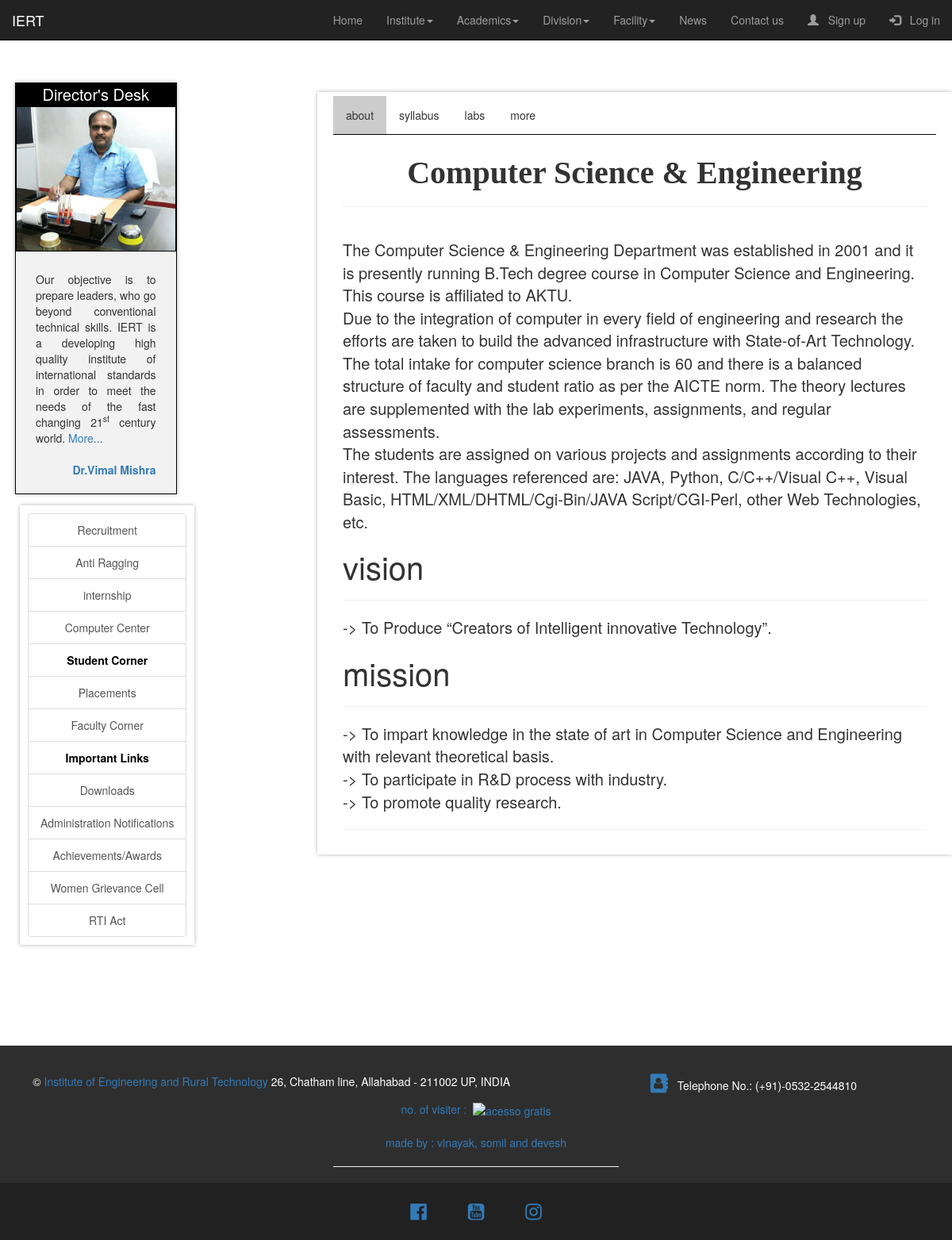
The page /Computer_science_and_engg on the database its author committed.
### home/models.py (models this page shows, shortened)
class degree_detail(models.Model):
    branch=models.CharField(max_length=300)
    branch_imformation=models.TextField(null=True,blank=True)
    branch_vision=models.TextField(null=True,blank=True)
    branch_lab=models.TextField(null=True,blank=True)
    branch_syllabus=models.TextField(null=True,blank=True)
    branch_mission=models.TextField(null=True,blank=True)

### home/views.py (the view)
# urls.py: path('Computer_science_and_engg',views.Computer_science_and_engg,name='Computer_science_and_engg'),
def Computer_science_and_engg(request):
    a='Computer Science & Engineering'
    teacher = facultys.objects.all().filter(branch=a)
    notices = notice_board.objects.filter(branch=a)
    bra = degree_detail.objects.filter(branch='Computer Science & Engineering')
    bd={
         "title":"Computer science and engg",
         "notice":notices,
         "teacher":teacher,
         "bra":bra,
    }
    return render(request,"home/degree_division.html",bd)

### home/templates/home/degree_division.html (shortened to what this page needs)
{% extends "home/index.html" %}
{% block start %}
  <div class="col-md-8 rest">
    <div class="tab">
     <button class="tablinks" onclick="openTab(event, 'about')"  id="defaultOpen" >about</button>
     <button class="tablinks" onclick="openTab(event, 'syllabus')">syllabus</button>
     <button class="tablinks" onclick="openTab(event, 'labs')">labs</button>
     <button class="tablinks" onclick="openTab(event, 'more')">more</button>
    </div>
  <div id="about" class="tabcontent">
    {% for i in bra %}
    {% if i.branch %}
    <h1 class="dtitle" style="font-size: 4rem ; font-family: serif; font-weight: bold; text-align: center;">{{i.branch}}</h1>
    {% else %}
    <h1 class="dtitle" style="font-size: 4rem ; font-family: serif; font-weight: bold; text-align: center;">not available</h1>
    {% endif %}
    <hr/>
    <br/>
    {% if i.branch_imformation %}
    <div style="font-size: 2rem ;">{{i.branch_imformation|safe}}</div>
    {% endif %}
    {% if i.branch_vision %}
    <h2 style="font-size: 4rem ;">vision</h2>
    <hr/>
    <div style="font-size: 2rem ;">{{i.branch_vision|safe}}</div>
    {% endif %}
    {% if i.branch_mission %}
    <h2 style="font-size: 4rem ;">mission</h2>
    <hr/>
    <div style="font-size: 2rem ;">{{i.branch_mission|safe}}</div>
    {% endif %}
    {% endfor %}
    <hr/>
  </div>
{% endblock %}

### home/static/index.css (style rules this page uses)
html, body { overflow-x: hidden; }
.rest { background: white; border: solid 5px white; box-shadow: 0 0 5px rgba(0, 0, 0, 0.3); cursor: pointer; overflow: hidden; min-height: 100%; height: 100%; margin-top: 3%; }

### home/templates/home/index.html (style rules this page uses)
body { overflow-x: hidden; }

### home/templates/home/degree_division.html (style rules this page uses)
.tab { overflow: hidden; border-bottom: 1px solid black; }
.tab button { background-color: inherit; float: left; border: none; outline: none; cursor: pointer; padding: 14px 16px; transition: 0.3s; }
.tab button.active { background-color: #ccc; }
.tabcontent { display: none; padding: 6px 12px; }
.tabcontent { animation: fadeEffect 2s; }

### rows shown on the page
degree_detail: branch "Computer Science & Engineering", branch_imformation "The Computer Science & Engineering Department was established in 2001 and it is presently running B.Tech degree course in Computer Science and Engineering. This course is affiliated to AKTU. Due to the integration of computer in every field of engineering and research the efforts are taken to build the advanced infrastructure with State-of-Art Technology. The total intake for computer science branch is 60 and there is a balanced structure of faculty and student ratio as per the AICTE norm. The theory lectures are supplemented with the lab experiments, assignments, and regular assessments. The students are assigned on various projects and assignments according to their interest. The…", branch_vision "-> To Produce “Creators of Intelligent innovative Technology”.", branch_mission "-> To impart knowledge in the state of art in Computer Science and Engineering with relevant theoretical basis. -> To participate in R&D process with industry. -> To promote quality research."
